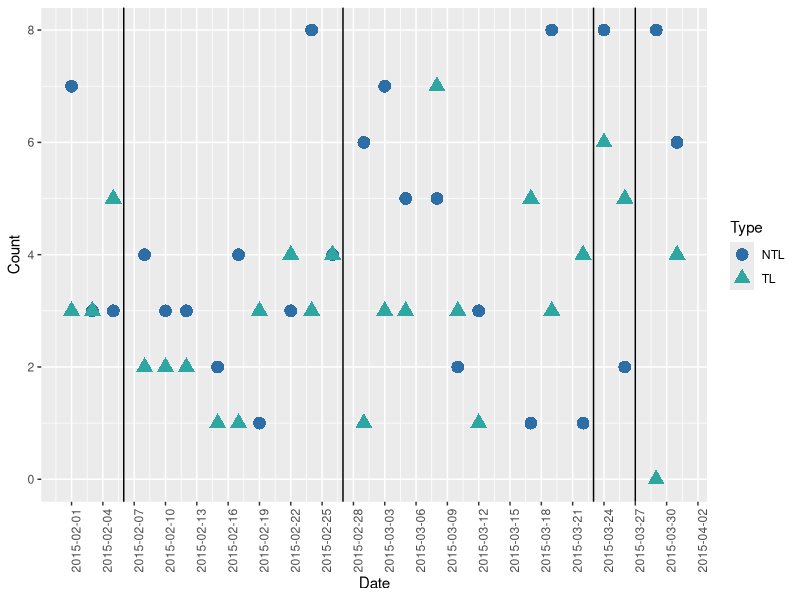
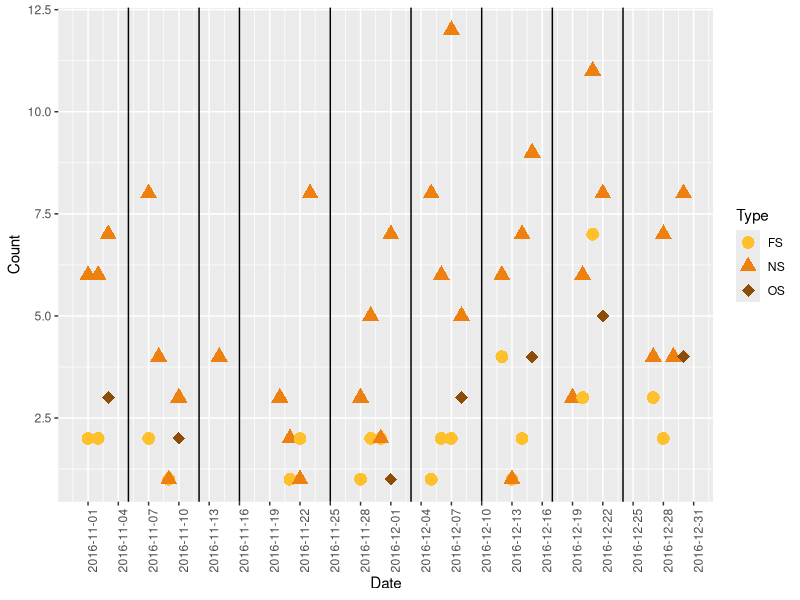

Source code (R) for these figures, in order:
### Figure for number of animals caught each day

rm(list = ls())

library(ggplot2); library(dplyr); library(tidyverse); library(reshape2)


### Lure Trials
caps <- read.csv("Captures.csv")[,c("EFFORTID","Date","PITTAG","SVL","TOTAL","WEIGHT","SEX","TRANSECT","LOCATION")]
caps <- caps %>%
  filter(!grepl('Apr', Date))

survs <- read.csv("Surveys.csv")[,c("EFFORTID","Date","TRANSECT","TYPE")]
survs <- survs %>%
  filter(!grepl('Apr', Date))

##### CAPTURE DATA #####
## Remove transects that aren't "core"
caps <- caps[!(caps$TRANSECT=="SWE" | caps$TRANSECT=="NEE"),]
caps <- droplevels(caps)
caps$Date2 <- as.Date(as.character(caps$Date), format = "%d-%b-%y")
## Add transect ID
caps$TRANID <- paste(caps$TRANSECT,caps$LOCATION, sep="")
## One EFFORTID seems to be incorrect for a survey - changed EFFORTID 12219 for X5 on 2015-03-03 to EFFORTID 12229
caps$EFFORTID[which(caps$EFFORTID == "12219" & caps$Date2 == "2015-03-03" & caps$TRANID == "X5")] <- "12229"


##### SURVEY DATA #####
survs$Date2 <- as.Date(as.character(survs$Date), format = "%d-%b-%y")
## Expand survey records to have a record per transect point (1-13) rather than just for overall transect
survpts <- survs[rep(seq_len(nrow(survs)), each = 13), ]
survpts$TRANID <- paste(survpts$TRANSECT, rep(1:13, times = (dim(survpts)[1]/13)), sep = "")

## Create vector to use for sorting
siteord <- c(unique(survpts$TRANID)[1:13], unique(survpts$TRANID)[27:52], unique(survpts$TRANID)[313:325], unique(survpts$TRANID)[53:182], unique(survpts$TRANID)[326:338], unique(survpts$TRANID)[183:247], unique(survpts$TRANID)[339:351], unique(survpts$TRANID)[248:312], unique(survpts$TRANID)[14:26])


##### RESHAPE FOR ANALYSIS #####
## Add in zero captures where survey done and no animal found
## Keep in mind that transects with lures are those with cameras (so missing info on TL/NTL can be inferred)
all <- merge(caps, survpts, by=c("EFFORTID","Date","Date2","TRANSECT","TRANID"), all = TRUE)

## Remove duplicate surveys for AA, one with capture and one with no capture causes unnecessary rows
all2 <- unique(all[,c(1:12)])

## FLRX, BHNZ, DJPV, FLRX are camera transects that are TL
## T transect is TL when BHNZ is being run (23-March to 30-March) but NTL otherwise
## Remove two snakes found on forest edge and concrete barrier (i.e., not on transect)
all3 <- all2[!(!is.na(all2$PITTAG) & is.na(all2$LOCATION)),]
## all3 has a weird number of rows that doesn't match surveypts because sometimes more than one snake found at a point
## Some snakes found on random other transects while searching (i.e., wouldn't show up as being surveyed in the survey file) > removed
all3 <- all3[!(all3$EFFORTID == "12096" & all3$TRANID == "Q8"),]
all3 <- all3[!(all3$EFFORTID == "12144" & all3$TRANID == "T12"),]
all3 <- all3[!(all3$EFFORTID == "12191" & all3$TRANID == "W7"),]
all3 <- all3[!(all3$EFFORTID == "12352" & all3$TRANID == "Z5"),]
all3 <- all3[!(all3$EFFORTID == "12335" & all3$TRANID == "B13"),]
all3 <- all3[!(all3$EFFORTID == "12279" & all3$TRANID == "C1"),]
all3<- all3[!(all3$EFFORTID == "12318" & all3$TRANID == "T3"),]
all3 <- all3[!(all3$EFFORTID == "12319" & all3$TRANID == "H6"),]

## Add TYPE == NTL to all with missing survey info, found in MASTER-ARCHIVAL-MARKREL-ALL file
for(i in 1:nrow(all3)){
  if(!is.na(all3[i,6]) & is.na(all3[i,12])){
    all3[i,12] <- "NTL"
  }
}
all3$TRANID <- factor(all3$TRANID,levels=siteord)
all3 <- all3[order(all3$TRANID),]
all3$Snk <- 1

## Subset to captured snakes
snks <- subset(all3, !is.na(PITTAG))
snkssum <- aggregate(snks$Snk, by=list(snks$Date2, snks$TYPE), sum)
snkssum <- snkssum[order(as.Date(snkssum$Group.1, format="%Y-%m-%d")),]
colnames(snkssum) <- c("Date","Type","Count")
## No snakes caught at one instance so add zero
snkssum <- snkssum %>% add_row(Date = as.Date("2015-03-29"), Type = "TL", Count = 0, .before = 48)

## Add weeks and same trap location
snkssum$Week <- rep(c(1,1,1,2,2,2,3,3,3,4,4,4,5,5,5,6,6,6,7,7,7,8,8,9,9), each = 2)
snkssum$Location <- rep(c(1,1,1,2,2,2,2,2,2,2,2,2,3,3,3,3,3,3,3,3,3,4,4,5,5), each = 2)


## Plot snakes by date
plot1 <- ggplot(snkssum, aes(x=Date, y=Count, color=Type, shape=Type)) + 
  geom_point(size=4) +
  scale_shape_manual(values=c(16, 17)) +
  scale_color_manual(values=c("#2E6EA6","#2EA6A2")) +
  theme(axis.text.x = element_text(angle = 90)) +  #, panel.background = element_rect(fill="white", colour = "white")
  scale_x_date(breaks = "3 days") +
  geom_vline(xintercept = c(as.numeric(as.Date("2015-02-06")), as.numeric(as.Date("2015-02-27")), as.numeric(as.Date("2015-03-23")), as.numeric(as.Date("2015-03-27"))))



### Scent Trials
# Read in capture data
caps <- read_csv("CapturesScent.csv")[,c("EFFORTID","Date","PITTAG","SVL","TOTAL","WEIGHT","SEX","TRANSECT","LOCATION")]
# Restrict to 2-month period to meet assumptions of population closure
caps <- caps %>%
  filter(!grepl('Oct', Date)) %>%
  filter(!grepl('Jan', Date))

# Read in survey data
survs <- read_csv("ScentNoScentTrail.csv")
survs <- survs %>%
  select(-contains("Oct")) %>%
  select(-contains("Jan"))

## Remove transects that aren't "core"
caps <- caps[!(caps$TRANSECT=="SWE" | caps$TRANSECT=="NEE"| caps$TRANSECT=="PR" | caps$LOCATION=="0" | caps$LOCATION=="14"),]
caps <- droplevels(caps)
caps$Date2 <- as.Date(as.character(caps$Date), format = "%d-%b-%y")
## Add transect ID
caps$TRANID <- paste(caps$TRANSECT,caps$LOCATION, sep="")

##### SURVEY DATA #####
survs <- survs[!(survs$TRANID=="SWE" | survs$TRANID=="NEE"),]
## Expand survey records to have a record per transect point (1-13) rather than just for overall transect
survpts <- survs[rep(seq_len(nrow(survs)), each = 13), ]
survpts$TRANID <- paste(survpts$TRANID, rep(1:13, times = 27), sep = "")

## Create vector to use for sorting
siteord <- survpts[,1]
colnames(siteord) <- c("TRANID")

## Add 0 or 1 to indicate captured snake at survey
caps$TRANID <- factor(caps$TRANID, levels = as.vector(as.matrix(siteord)))
caps$Act <- 1
caps <- caps[order(caps$TRANID),]
caps$Snk <- 1
## Reshape survey info to type in row
survpts <- melt(survpts)
survpts$value <- ifelse(survpts$value == 1, "NS",
                  ifelse(survpts$value == 2, "FS",
                         ifelse(survpts$value == 3, "OS", -9999)))
survpts$Date2 <- as.Date(survpts$variable, format ="%d-%B-%y")
colnames(survpts)[3] <- c("TYPE")
caps <- merge(caps, survpts[,-2], by=c("TRANID","Date2"))

## Subset to captured snakes
snks2 <- subset(caps, !is.na(PITTAG))
snkssum2 <- aggregate(snks2$Snk, by=list(snks2$Date2, snks2$TYPE), sum)
snkssum2 <- snkssum2[order(as.Date(snkssum2$Group.1, format="%Y-%m-%d")),]
colnames(snkssum2) <- c("Date","Type","Count")


## Plot snakes by date
plot2 <- ggplot(snkssum2, aes(x=Date, y=Count, color=Type, shape=Type)) + 
  geom_point(size=4) +
  scale_shape_manual(values=c(16, 17, 18)) +
  scale_color_manual(values=c("#ffc12b","#ee8010","#8e4c09")) +
  theme(axis.text.x = element_text(angle = 90)) +  #, panel.background = element_rect(fill="white", colour = "white")
  scale_x_date(breaks = "3 days") +
  geom_vline(xintercept = c(as.numeric(as.Date("2016-11-05")), as.numeric(as.Date("2016-11-12")), as.numeric(as.Date("2016-11-16")), as.numeric(as.Date("2016-11-25")), as.numeric(as.Date("2016-12-03")), as.numeric(as.Date("2016-12-10")), as.numeric(as.Date("2016-12-17")), as.numeric(as.Date("2016-12-24"))))

